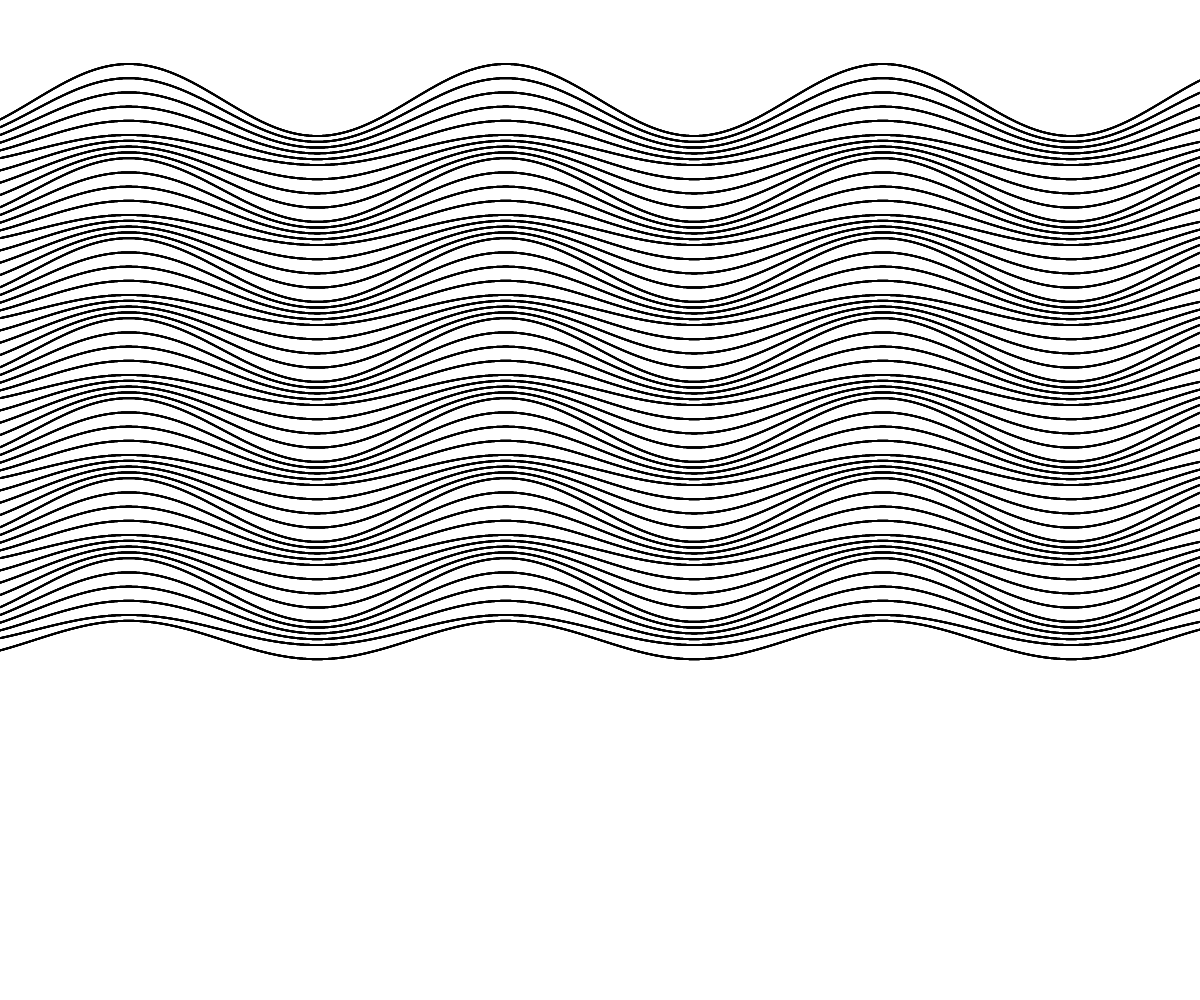
Frame 1 (no input)
Frame 60 (no input): identical to frame 1, image omitted
Frame 120 (the mouse pressed at the canvas centre since frame 60): identical to frame 1, image omitted

The p5.js sketch that drew this single still picture (run headless with seeded random() and noise() and a simulated clock; from frame 60 on, the mouse is pressed at the canvas centre):

// p5.js sketch
// ── sketch.js
let w;
let h;

let xStart = -10.0;
let xEnd   =  10.0;
let xStep;

let yStart = -1.25;
let yEnd;
let yStep;

// Offset everything down a bit in screen space (pixels)
let graphDownOffset = 25;

// Calculates and puts more points for denser curves
let extraDensityMultiplier;

function setup() {
	w = windowWidth;
	h = windowHeight;
	createCanvas(w, h);
	background('white');

	xStart = -10.0;
	xEnd   =  10.0;

	yEnd   = yStart + ((xEnd - xStart) * h) / w;
	
	extraDensityMultiplier = 4;
	yStep  = (yEnd - yStart) / (h * extraDensityMultiplier);
	xStep  = (xEnd - xStart) / (w * extraDensityMultiplier);
	
	let kMin = 0.2;
	let kMax = 0.6;
	let k = kMax;
	let kDiff = 0.07;
	
	// For each wave
	for (let i = 0; i < 55; ++i) {
		// Draw the wave
		for (let x = xStart; x <= xEnd; x += xStep) {
			let y = k * sin(x);
			let screenYOffset = i * 10;
			putPoint(getScreenXCoord(x), getScreenYCoord(y) + screenYOffset, 'black');
		}
		
		// Change magnitude for the next wave
		let newK = k + kDiff;
		if (newK <= kMin || newK > kMax) {
			kDiff = -kDiff;
			k += kDiff;
		} else {
			k = newK;
		}
	}
}

function draw() {
}

function getScreenXCoord(graphXCoord) {
	return (graphXCoord - xStart) / (xStep * extraDensityMultiplier);
}

function getScreenYCoord(graphYCoord) {
	return (graphYCoord - yStart) / (yStep * extraDensityMultiplier);
}

function putPoint(x, y, color) {
	noStroke();
	fill(color);
	circle(x, y + graphDownOffset, 2);
}
